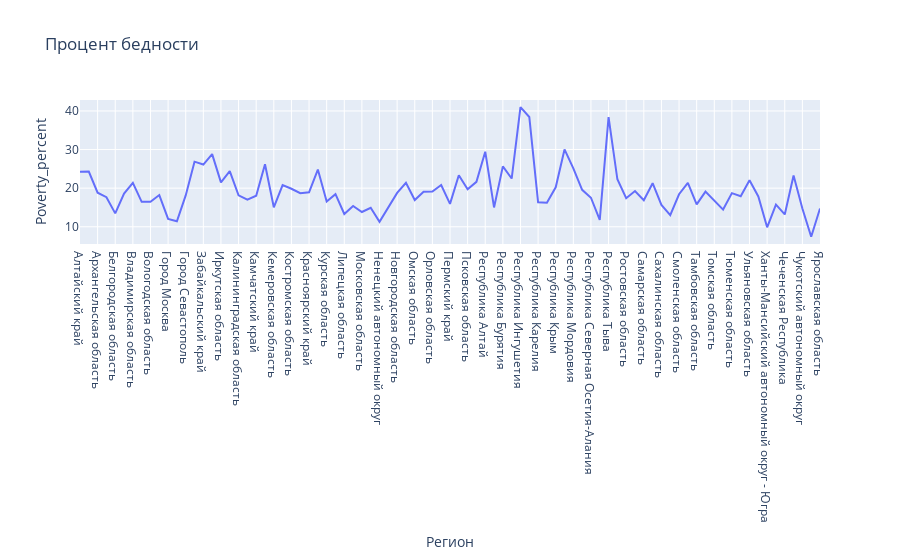

The cell this chart's notebook holds for it:
### Code cell
fig = px.line(df_poverty, y='Poverty_percent', width = 900, title = 'Процент бедности')
fig.show()

### Figure 1 — Plotly figure (JSON) as saved in the notebook; plotly's stock layout.template omitted (floating-point values rounded to 4 significant figures)
{"data": [{"hovertemplate": "Регион=%{x}<br>Poverty_percent=%{y}<extra></extra>", "legendgroup": "", "line": {"color": "#636efa", "dash": "solid"}, "marker": {"symbol": "circle"}, "mode": "lines", "name": "", "orientation": "v", "showlegend": false, "type": "scatter", "x": ["Алтайский край", "Амурская область", "Архангельская область", "Астраханская область", "Белгородская область", "Брянская область", "Владимирская область", "Волгоградская область", "Вологодская область", "Воронежская область", "Город Москва", "Город Санкт-Петербург", "Город Севастополь", "Еврейская автономная область", "Забайкальский край", "Ивановская область", "Иркутская область", "Кабардино-Балкарская Республика", "Калининградская область", "Калужская область", "Камчатский край", "Карачаево-Черкесская Республика", "Кемеровская область", "Кировская область", "Костромская область", "Краснодарский край", "Красноярский край", "Курганская область", "Курская область", "Ленинградская область", "Липецкая область", "Магаданская область", "Московская область", "Мурманская область", "Ненецкий автономный округ", "Нижегородская область", "Новгородская область", "Новосибирская область", "Омская область", "Оренбургская область", "Орловская область", "Пензенская область", "Пермский край", "Приморский край", "Псковская область", "Республика Адыгея", "Республика Алтай", "Республика Башкортостан", "Республика Бурятия", "Республика Дагестан", "Республика Ингушетия", "Республика Калмыкия", "Республика Карелия", "Республика Коми", "Республика Крым", "Республика Марий Эл", "Республика Мордовия", "Республика Саха (Якутия)", "Республика Северная Осетия-Алания", "Республика Татарстан", "Республика Тыва", "Республика Хакасия", "Ростовская область", "Рязанская область", "Самарская область", "Саратовская область", "Сахалинская область", "Свердловская область", "Смоленская область", "Ставропольский край", "Тамбовская область", "Тверская область", "Томская область", "Тульская область", "Тюменская область", "Удмуртская Республика", "Ульяновская область", "Хабаровский край", "Ханты-Мансийский автономный округ - Югра", "Челябинская область", "Чеченская Республика", "Чувашская Республика", "Чукотский автономный округ", "Ямало-Ненецкий автономный округ", "Ярославская область"], "xaxis": "x", "y": [24.25, 24.29, 18.82, 17.65, 13.47, 18.6, 21.38, 16.45, 16.46, 18.22, 12.05, 11.44, 18.12, 26.86, 26.11, 28.82, 21.5, 24.42, 18.15, 17.04, 18.05, 26.21, 15.05, 20.78, 19.84, 18.7, 18.92, 24.81, 16.55, 18.45, 13.3, 15.39, 13.82, 14.93, 11.3, 14.88, 18.76, 21.38, 16.92, 19.06, 19.1, 20.8, 15.93, 23.34, 19.69, 21.63, 29.44, 15.01, 25.64, 22.5, 40.97, 38.44, 16.35, 16.24, 20.23, 30.03, 25.12, 19.56, 17.52, 11.78, 38.39, 22.3, 17.39, 19.24, 16.86, 21.29, 15.64, 13.02, 18.42, 21.38, 15.8, 19.11, 16.75, 14.45, 18.71, 17.91, 22.03, 17.84, 9.86, 15.75, 13.2, 23.28, 14.71, 7.4, 14.73], "yaxis": "y"}], "layout": {"autosize": true, "legend": {"tracegroupgap": 0}, "title": {"text": "Процент бедности"}, "xaxis": {"anchor": "y", "autorange": true, "domain": [0, 1], "range": [0, 84], "title": {"text": "Регион"}, "type": "category"}, "yaxis": {"anchor": "x", "autorange": true, "domain": [0, 1], "range": [5.535, 42.84], "title": {"text": "Poverty_percent"}, "type": "linear"}}}
